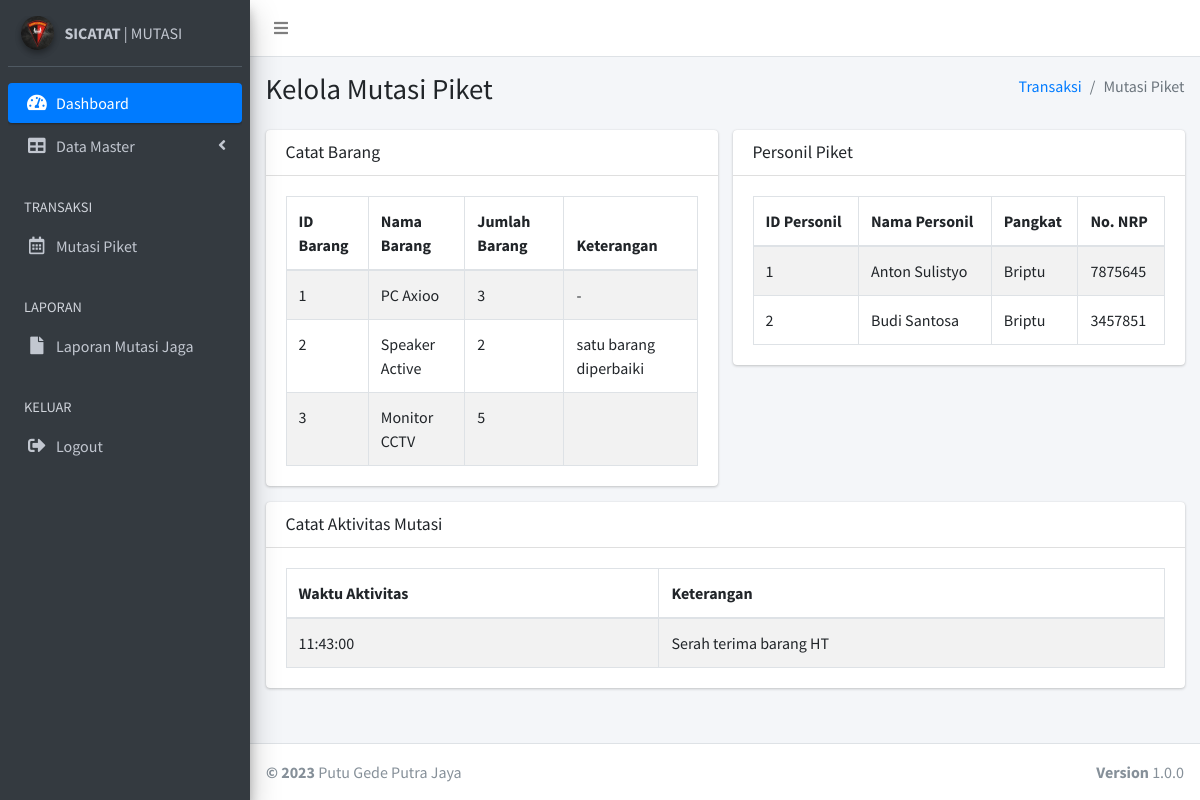
Screenshot of /history_mutasijaga.php?id=9 (signed in) with the database file from the repository.
### tables this page shows
CREATE TABLE `tb_detil_mutasi_barang` (
  `id_mutasi_jaga` int NOT NULL,
  `id_barang` int NOT NULL,
  `kelengkapan` varchar(20) DEFAULT NULL,
  `keterangan` text,
  PRIMARY KEY (`id_mutasi_jaga`,`id_barang`)
);

CREATE TABLE `tb_barang` (
  `id_barang` int NOT NULL AUTO_INCREMENT,
  `nama_barang` varchar(1024) DEFAULT NULL,
  `jml_barang` varchar(1024) DEFAULT NULL,
  `status_brg` smallint DEFAULT NULL,
  PRIMARY KEY (`id_barang`)
);

CREATE TABLE `tb_detil_mutasi_personil` (
  `id_mutasi_jaga` int NOT NULL,
  `id_personil` int NOT NULL,
  PRIMARY KEY (`id_mutasi_jaga`,`id_personil`)
);

CREATE TABLE `tb_personil` (
  `id_personil` int NOT NULL AUTO_INCREMENT,
  `nama_personil` varchar(1024) DEFAULT NULL,
  `pangkat_personil` varchar(1024) DEFAULT NULL,
  `nrp_personil` int DEFAULT NULL,
  `status_personil` smallint DEFAULT NULL,
  PRIMARY KEY (`id_personil`)
);

CREATE TABLE `tb_list_mutasi` (
  `id_list_mutasi` int NOT NULL AUTO_INCREMENT,
  `id_mutasi_jaga` int DEFAULT NULL,
  `waktu_mutasi` time DEFAULT NULL,
  `keterangan_mutasi` varchar(1024) DEFAULT NULL,
  PRIMARY KEY (`id_list_mutasi`)
);

### history_mutasijaga.php (the view, shortened to what this page needs)
<?php
    include "koneksi.php";
      $level = $_SESSION['level'];
$idmutasi=$_GET['id'];
?>
<!DOCTYPE html>
<html>
<head>
  <link rel="stylesheet" href="plugins/fontawesome-free/css/all.min.css">
  <link rel="stylesheet" href="https://code.ionicframework.com/ionicons/2.0.1/css/ionicons.min.css">
  <link rel="stylesheet" href="plugins/datatables-bs4/css/dataTables.bootstrap4.css">
  <link rel="stylesheet" href="dist/css/adminlte.min.css">
</head>
<body class="hold-transition sidebar-mini">
<div class="wrapper">
  <nav class="main-header navbar navbar-expand navbar-white navbar-light">
    <ul class="navbar-nav">
      <li class="nav-item">
        <a class="nav-link" data-widget="pushmenu" href="#"><i class="fas fa-bars"></i></a>
      </li>
    </ul>
  </nav>
  <aside class="main-sidebar sidebar-dark-primary elevation-4">
    <div class="sidebar">
      <div class="user-panel mt-3 pb-3 mb-3 d-flex">
        <div class="image">
        <img src="dist/img/korps.jpeg" class="img-circle elevation-2" alt="User Image">
        </div>
        <div class="info">
        <a href="#" class="d-block"><strong>SICATAT</strong> | MUTASI</a>
        </div>
      </div>
      <nav class="mt-2">
        <ul class="nav nav-pills nav-sidebar flex-column" data-widget="treeview" role="menu" data-accordion="false">
          <li class="nav-item">
            <a href="dashboard.php" class="nav-link active">
              <i class="nav-icon fas fa-tachometer-alt"></i>
              <p>
                Dashboard
              </p>
            </a>
          </li>
          <?php
          if ($level == "admin") {
            ?>
         <li class="nav-item has-treeview">
            <a href="#" class="nav-link">
              <i class="nav-icon fas fa-table"></i>
              <p>
                Data Master
                <i class="fas fa-angle-left right"></i>
              </p>
            </a>
          </li>
          <li class="nav-header">TRANSAKSI</li>
          <li class="nav-item">
            <a href="trx_mutasijaga.php" class="nav-link">
              <i class="nav-icon far fa-calendar-alt"></i>
              <p>
                Mutasi Piket
              </p>
            </a>
          </li>
              <?php
            }
            ?>
          <li class="nav-header">LAPORAN</li>
          <li class="nav-item">
            <a href="laporan.php" class="nav-link">
              <i class="nav-icon fas fa-file"></i>
              <p>Laporan Mutasi Jaga</p>
            </a>
          </li>
          <li class="nav-header">KELUAR</li>
          <li class="nav-item">
            <a href="./action/logout.php" class="nav-link">
              <i class="nav-icon fas fa-sign-out-alt"></i>
              <p>Logout</p>
            </a>
          </li>
        </ul>
      </nav>
    </div>
  </aside>
  <div class="content-wrapper">
    <section class="content-header">
      <div class="container-fluid">
        <div class="row mb-2">
          <div class="col-sm-6">
            <h1>Kelola Mutasi Piket</h1>
          </div>
          <div class="col-sm-6">
            <ol class="breadcrumb float-sm-right">
              <li class="breadcrumb-item"><a href="#">Transaksi</a></li>
              <li class="breadcrumb-item active">Mutasi Piket</li>
            </ol>
          </div>
        </div>
      </div>
    </section>
    <section class="content">
      <div class="container-fluid">
        <div class="row">
          <div class="col-md-6">
            <div class="card card-primary">
              <div class="card-header">
                <h3 class="card-title">Catat Barang</h3>
              </div>
                <div class="card-body">
                <table class="table table-bordered table-striped">
                <thead>
                <tr>
                  <th>ID Barang</th>
                  <th>Nama Barang</th>
                  <th>Jumlah Barang</th>
                  <th>Keterangan</th>
                </tr>
                </thead>
                <tbody>
          <?php
          $query = mysqli_query($conn,"SELECT `tb_detil_mutasi_barang`.*, tb_barang.nama_barang, tb_barang.jml_barang
                                      FROM `tb_detil_mutasi_barang`,tb_barang
                                      WHERE `tb_detil_mutasi_barang`.id_barang=tb_barang.id_barang AND id_mutasi_jaga='$idmutasi'");
          while ($data = mysqli_fetch_assoc($query))
          {
          ?>
            <tr>
              <td><?php echo $data['id_barang']; ?></td>
              <td><?php echo $data['nama_barang']; ?></td>
              <td><?php echo $data['jml_barang']; ?></td>
              <td><?php echo $data['keterangan']; ?></td>
            </tr>
          <?php
          }
          ?>
        </tbody>
              </table>
                </div>
            </div>
          </div>
          <div class="col-md-6">
            <div class="card card-warning">
              <div class="card-header">
                <h3 class="card-title">Personil Piket</h3>
              </div>
              <div class="card-body">
              <table class="table table-bordered table-striped">
                <thead>
                <tr>
                  <th>ID Personil</th>
                  <th>Nama Personil</th>
                  <th>Pangkat</th>
                  <th>No. NRP</th>
                </tr>
                </thead>
                <tbody>
          <?php
          $query = mysqli_query($conn,"SELECT tb_detil_mutasi_personil.*, tb_personil.nama_personil, tb_personil.pangkat_personil, tb_personil.nrp_personil
                                        FROM tb_detil_mutasi_personil, tb_personil
                                        WHERE tb_detil_mutasi_personil.id_personil=tb_personil.id_personil
          AND id_mutasi_jaga='$idmutasi'");
          while ($data = mysqli_fetch_assoc($query))
          {
          ?>
            <tr>
              <td><?php echo $data['id_personil']; ?></td>
              <td><?php echo $data['nama_personil']; ?></td>
              <td><?php echo $data['pangkat_personil']; ?></td>
              <td><?php echo $data['nrp_personil']; ?></td>
            </tr>
          <?php
          }
          ?>
        </tbody>
              </table>
              </div>
            </div>
          </div>
          <div class="col-md-12">
            <div class="card card-primary">
              <div class="card-header">
                <h3 class="card-title">Catat Aktivitas Mutasi</h3>
              </div>
                <div class="card-body">
<table class="table table-bordered table-striped">
                <thead>
                <tr>
                  <th>Waktu Aktivitas</th>
                  <th>Keterangan</th>
                </tr>
                </thead>
                <tbody>
          <?php
          $query = mysqli_query($conn,"SELECT * FROM tb_list_mutasi WHERE id_mutasi_jaga='$idmutasi'");
          while ($data = mysqli_fetch_assoc($query))
          {
          ?>
            <tr>
              <td><?php echo $data['waktu_mutasi']; ?></td>
              <td><?php echo $data['keterangan_mutasi']; ?></td>
            </tr>
          <?php
          }
          ?>
        </tbody>
              </table>
                </div>
            </div>
          </div>
        </div>
      </div>
    </section>
  </div>
  <footer class="main-footer">
    <div class="float-right d-none d-sm-block">
      <b>Version</b> 1.0.0
    </div>
    <strong>&copy; 2023</strong> Putu Gede Putra Jaya
  </footer>
</div>
</body>
</html>

### rows the page displays
tb_detil_mutasi_barang: id_barang "1", id_barang.nama_barang "PC Axioo", id_barang.jml_barang "3", keterangan "-"
tb_detil_mutasi_barang: id_barang "2", id_barang.nama_barang "Speaker Active", id_barang.jml_barang "2", keterangan "satu barang diperbaiki"
tb_detil_mutasi_barang: id_barang "3", id_barang.nama_barang "Monitor CCTV", id_barang.jml_barang "5"
tb_detil_mutasi_personil: id_personil "1", id_personil.nama_personil "Anton Sulistyo", id_personil.pangkat_personil "Briptu", id_personil.nrp_personil "7875645"
tb_detil_mutasi_personil: id_personil "2", id_personil.nama_personil "Budi Santosa", id_personil.pangkat_personil "Briptu", id_personil.nrp_personil "3457851"
tb_list_mutasi: waktu_mutasi "11:43:00", keterangan_mutasi "Serah terima barang HT"
